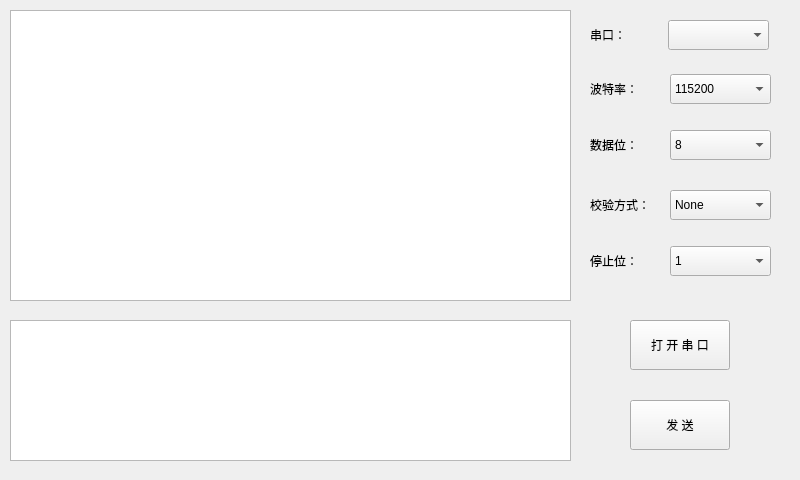
<?xml version="1.0" encoding="UTF-8"?>
<ui version="4.0">
 <class>MySerial</class>
 <widget class="QWidget" name="MySerial">
  <property name="geometry">
   <rect>
    <x>0</x>
    <y>0</y>
    <width>800</width>
    <height>480</height>
   </rect>
  </property>
  <property name="windowTitle">
   <string>MySerial</string>
  </property>
  <widget class="QLabel" name="label_port">
   <property name="geometry">
    <rect>
     <x>590</x>
     <y>20</y>
     <width>61</width>
     <height>30</height>
    </rect>
   </property>
   <property name="text">
    <string>串口：</string>
   </property>
  </widget>
  <widget class="QLabel" name="label_baudrate">
   <property name="geometry">
    <rect>
     <x>590</x>
     <y>74</y>
     <width>61</width>
     <height>30</height>
    </rect>
   </property>
   <property name="text">
    <string>波特率：</string>
   </property>
  </widget>
  <widget class="QLabel" name="label_databits">
   <property name="geometry">
    <rect>
     <x>590</x>
     <y>130</y>
     <width>61</width>
     <height>30</height>
    </rect>
   </property>
   <property name="text">
    <string>数据位：</string>
   </property>
  </widget>
  <widget class="QLabel" name="label_parity">
   <property name="geometry">
    <rect>
     <x>590</x>
     <y>190</y>
     <width>61</width>
     <height>30</height>
    </rect>
   </property>
   <property name="text">
    <string>校验方式：</string>
   </property>
  </widget>
  <widget class="QLabel" name="label_stopbits">
   <property name="geometry">
    <rect>
     <x>590</x>
     <y>246</y>
     <width>61</width>
     <height>30</height>
    </rect>
   </property>
   <property name="text">
    <string>停止位：</string>
   </property>
  </widget>
  <widget class="QComboBox" name="comboBox_port">
   <property name="geometry">
    <rect>
     <x>668</x>
     <y>20</y>
     <width>101</width>
     <height>30</height>
    </rect>
   </property>
  </widget>
  <widget class="QComboBox" name="comboBox_baudrate">
   <property name="geometry">
    <rect>
     <x>670</x>
     <y>74</y>
     <width>101</width>
     <height>30</height>
    </rect>
   </property>
   <item>
    <property name="text">
     <string>115200</string>
    </property>
   </item>
   <item>
    <property name="text">
     <string>2400</string>
    </property>
   </item>
   <item>
    <property name="text">
     <string>4800</string>
    </property>
   </item>
   <item>
    <property name="text">
     <string>9600</string>
    </property>
   </item>
   <item>
    <property name="text">
     <string>38400</string>
    </property>
   </item>
  </widget>
  <widget class="QComboBox" name="comboBox_databits">
   <property name="geometry">
    <rect>
     <x>670</x>
     <y>130</y>
     <width>101</width>
     <height>30</height>
    </rect>
   </property>
   <item>
    <property name="text">
     <string>8</string>
    </property>
   </item>
   <item>
    <property name="text">
     <string>5</string>
    </property>
   </item>
   <item>
    <property name="text">
     <string>6</string>
    </property>
   </item>
   <item>
    <property name="text">
     <string>7</string>
    </property>
   </item>
  </widget>
  <widget class="QComboBox" name="comboBox_parity">
   <property name="geometry">
    <rect>
     <x>670</x>
     <y>190</y>
     <width>101</width>
     <height>30</height>
    </rect>
   </property>
   <item>
    <property name="text">
     <string>None</string>
    </property>
   </item>
   <item>
    <property name="text">
     <string>Even</string>
    </property>
   </item>
   <item>
    <property name="text">
     <string>Odd</string>
    </property>
   </item>
  </widget>
  <widget class="QComboBox" name="comboBox_stopbits">
   <property name="geometry">
    <rect>
     <x>670</x>
     <y>246</y>
     <width>101</width>
     <height>30</height>
    </rect>
   </property>
   <item>
    <property name="text">
     <string>1</string>
    </property>
   </item>
   <item>
    <property name="text">
     <string>1.5</string>
    </property>
   </item>
   <item>
    <property name="text">
     <string>2</string>
    </property>
   </item>
  </widget>
  <widget class="QPushButton" name="pushButton_openclose">
   <property name="geometry">
    <rect>
     <x>630</x>
     <y>320</y>
     <width>100</width>
     <height>50</height>
    </rect>
   </property>
   <property name="text">
    <string>打 开 串 口</string>
   </property>
  </widget>
  <widget class="QPushButton" name="pushButton_send">
   <property name="geometry">
    <rect>
     <x>630</x>
     <y>400</y>
     <width>100</width>
     <height>50</height>
    </rect>
   </property>
   <property name="text">
    <string>发 送</string>
   </property>
  </widget>
  <widget class="QTextBrowser" name="textBrowser">
   <property name="geometry">
    <rect>
     <x>10</x>
     <y>10</y>
     <width>561</width>
     <height>291</height>
    </rect>
   </property>
  </widget>
  <widget class="QTextEdit" name="textEdit">
   <property name="geometry">
    <rect>
     <x>10</x>
     <y>320</y>
     <width>561</width>
     <height>141</height>
    </rect>
   </property>
  </widget>
 </widget>
 <resources/>
 <connections/>
</ui>
